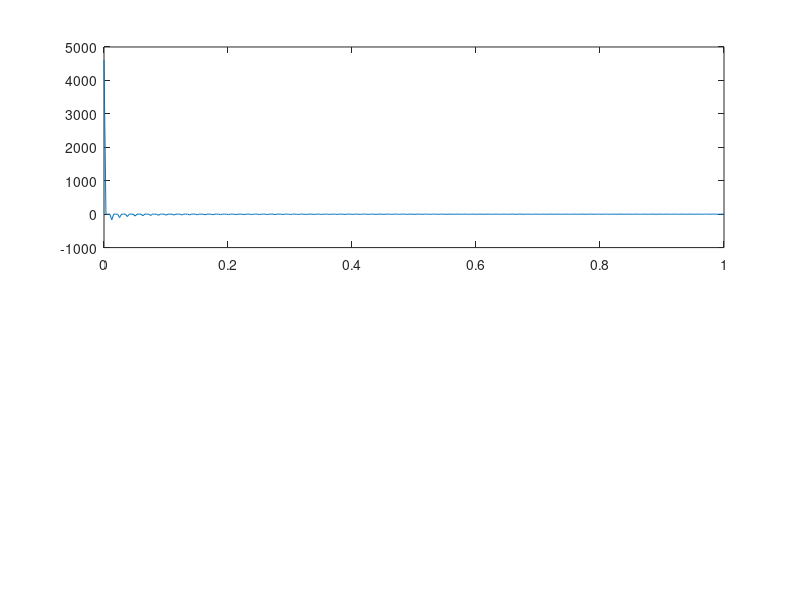

Here is the MATLAB script that generated this plot:
close all;clear all;clc;

%% Discretization
% Create amount to discretize by

N=2^5*10;

% discretize

A=1;

k=10;
x = linspace(0,1,N);
a = -2*k^2*(1/N)^2*ones(1,N);
b = ones(1,N);
c = ones(1,N);
u = zeros(1,N);
f = A*ones(1,N);
alpha = zeros(1,N);

%% Apply the boundary conditions

u(1)= 10;
u(N)=0;

alpha(1)=a(1);
g(1)=f(1);

for j=2:1:N
    alpha(j)=a(j)-(b(j)/alpha(j-1))*c(j-1);
    g(j)=f(j) - (b(j)/alpha(j-1))*g(j-1);
end


for k = 1:1:(N-1)
    u(N-k)= (g(N-k)-c(N-k)*u(N-k))/alpha(N-k);
end

%% Solve uxact for comparison

for l=1:N
    uxact(l) = [1-[sinh(k*(x(N)-x(l)))+sinh(k*x(l))]/sinh(k*x(l))]*A/k^2+10*sinh(k*(x(N)-x(l)))/sinh(k*x(l));
end

subplot(2,1,1)
plot(x,u)
subplot(2,1,2)
plot(x,uxact)